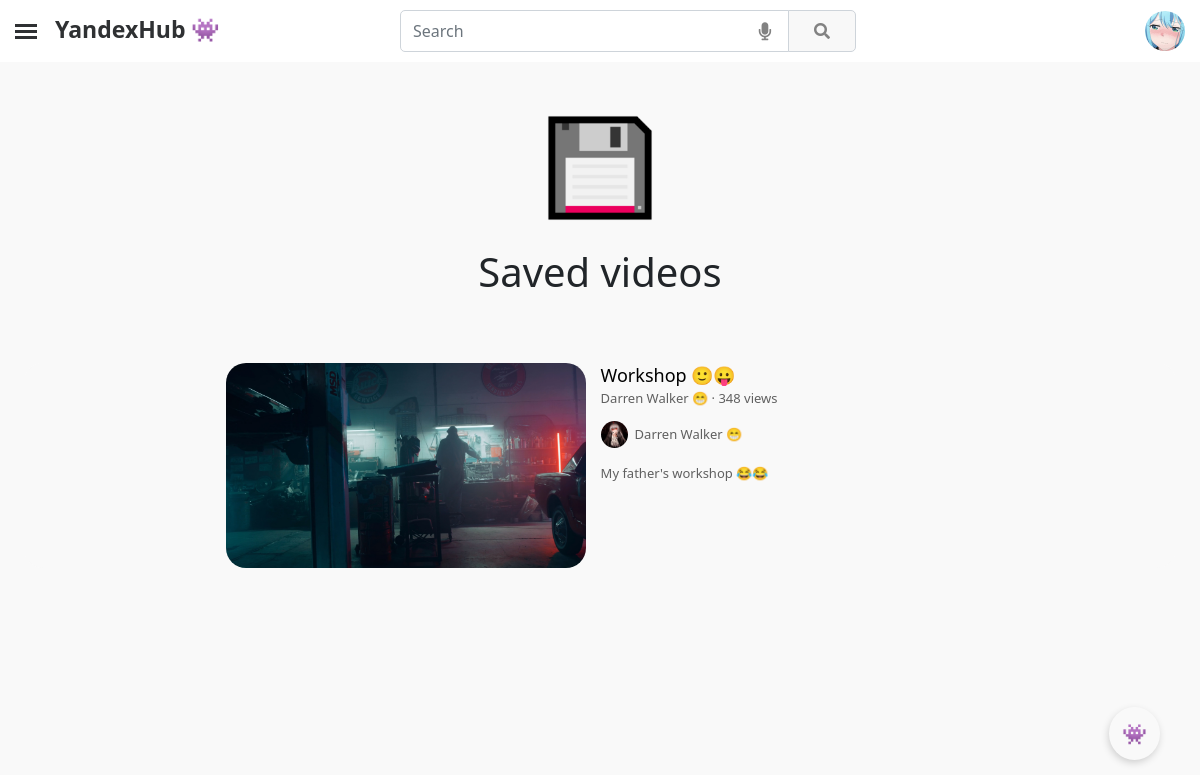
The app's page /saved/ (signed in), older data.
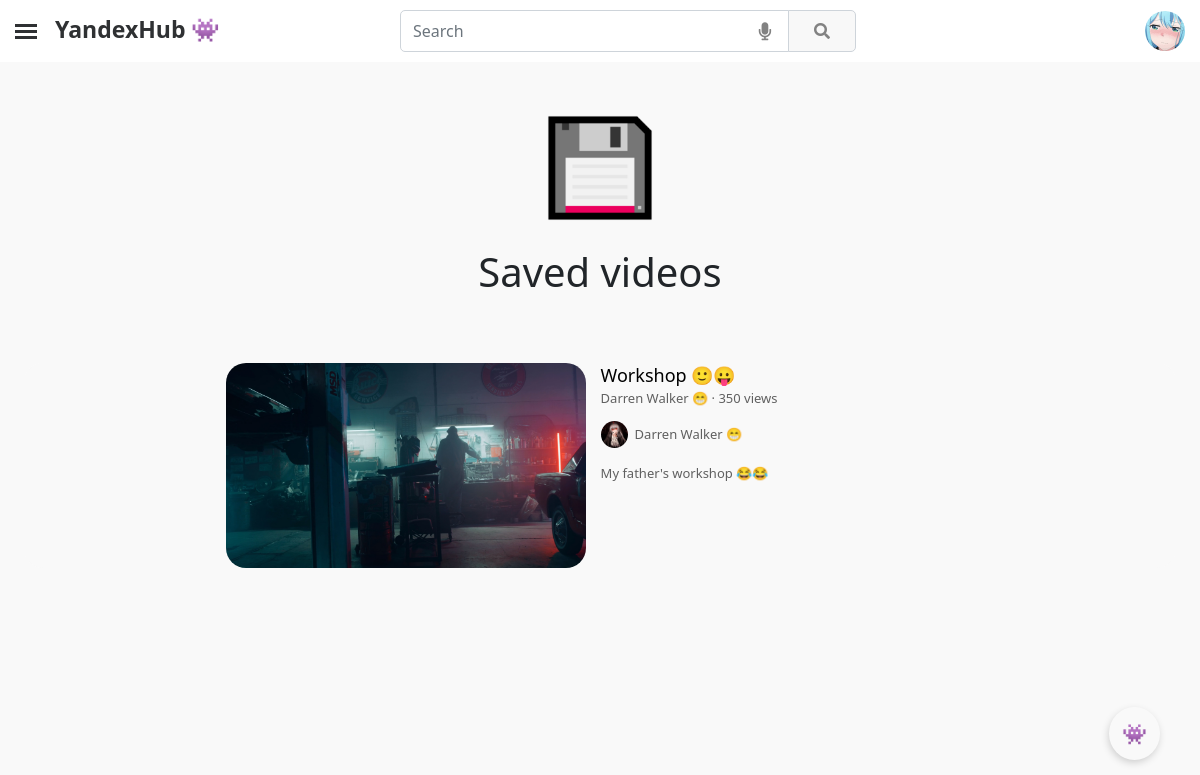
The same page, newer data.
### YandexHub/apps/mainapp/models.py (models this page shows, shortened)
class SavedVideo(models.Model):
    saved_user = models.ForeignKey(CustomUser, on_delete=models.CASCADE, null=False, related_name='saved_user')
    saved_video = models.ForeignKey(Video, on_delete=models.CASCADE, null=False, related_name='saved_video')
    date_created = models.DateTimeField(auto_now_add=True, db_index=True)

class Video(models.Model):
    video_id = models.CharField(blank=True, null=True, max_length=32)
    creator = models.ForeignKey(CustomUser, on_delete=models.CASCADE, null=False, related_name='video_creator')
    video = models.FileField(upload_to='videos/')
    video_banner = models.ImageField(upload_to='video_banners/')
    views = models.BigIntegerField(default=0)
    likes = models.BigIntegerField(default=0)
    dislikes = models.BigIntegerField(default=0)
    comments = models.BigIntegerField(default=0)
    coefficient = models.FloatField(default=0)
    title = models.CharField(max_length=150)
    description = models.TextField(blank=True, null=True, max_length=1000000)
    date_created = models.DateTimeField(auto_now_add=True, db_index=True)

class CustomUser(AbstractUser):
    user_id = models.CharField(blank=True, null=True, max_length=24)
    email = models.EmailField(null=True, unique=True)
    username = models.CharField(blank=True, null=True, max_length=25)
    avatar = models.ImageField(blank=True, null=True, upload_to = 'avatars/', default='avatars/default/default_avatar.png')
    banner = models.ImageField(blank=True, null=True, upload_to='users_banners/')
    all_views = models.BigIntegerField(default=0)
    all_comments = models.BigIntegerField(default=0)
    all_likes = models.BigIntegerField(default=0)
    all_dislikes = models.BigIntegerField(default=0)
    all_subscribers = models.BigIntegerField(default=0)
    all_notifications = models.BigIntegerField(default=0)
    all_posts_likes = models.BigIntegerField(default=0)
    all_posts_dislikes = models.BigIntegerField(default=0)
    description = models.TextField(blank=True, null=True, max_length=5000)
    contact_email  = models.CharField(blank=True, null=True, max_length=75)
    location = models.CharField(blank=True, null=True, max_length=50)
    vk_link = models.CharField(blank=True, null=True, max_length=150)
    instagram_link = models.CharField(blank=True, null=True, max_length=150)
    facebook_link = models.CharField(blank=True, null=True, max_length=150)
    reddit_link = models.CharField(blank=True, null=True, max_length=150)
    telegram_link = models.CharField(blank=True, null=True, max_length=150)
    twitter_link = models.CharField(blank=True, null=True, max_length=150)
    website_link = models.CharField(blank=True, null=True, max_length=150)
    telegram = models.CharField(blank=True, null=True, max_length=150)
    date_created = models.DateTimeField(auto_now_add=True, db_index=True)
    REQUIRED_FIELDS = ['username']
    USERNAME_FIELD = 'email'

### YandexHub/apps/mainapp/views.py (the view)
# urls.py: path('saved/', SavedVideosView.as_view(), name='saved__videos__page'),
class SavedVideosView(ListView):
    template_name = 'user/video/saved.html'
    paginate_by = 10
    queryset = SavedVideo
    context_object_name = "videos"
    def get_queryset(self):
        if self.request.user.is_authenticated:
            return SavedVideo.objects.filter(saved_user=self.request.user).order_by("-date_created")
        else:
            return SavedVideo.objects.none()
    def get_context_data(self,**kwargs):
        context = super(SavedVideosView, self).get_context_data(**kwargs)
        context['title'] = 'Saved videos 💾'
        return context

### YandexHub/apps/mainapp/templatetags/poll_extras.py (called while the page is built)
@register.filter(name='brief_views_format')
@stringfilter
def brief_views_format(arg):
    if int(arg) < 1000000:
        if int(arg) == 1:
            return '1 view'
        elif int(arg) < 1000:
            return f'{arg} views'
        else:
            return f"{str_fixed(float(int(arg)/1000), int(arg), 1, 'views')}K views"
    elif int(arg) < 1000000000:
        return f"{str_fixed(float(int(arg)/1000000), int(arg), 1, 'views')}M views"
    elif int(arg) < 1000000000000:
        return f"{str_fixed(float(int(arg)/1000000000), int(arg), 1, 'views')}B views"
    else:
        return ''

@register.filter(name='html_to_text')
@stringfilter
def html_to_text(html):
    cleanr = re.compile('<.*?>')
    cleantext = re.sub(cleanr, '', html)
    return cleantext

### YandexHub/apps/mainapp/templates/user/video/saved.html (shortened to what this page needs)
{% extends "main.html" %}
{% block content %}
{% load poll_extras %}
{% load static %}
<main role="main" style="margin-top: 35px;">
    <div class="block-content">
        {% if request.user.is_authenticated %}
        <section class="py-3 text-center container-fluid">
            <div class="row" style="padding-bottom: 1rem!important;">
                <div class="col-lg-12 col-md-8 mx-auto">
                    <img class="banner-icon" src="{% static 'media/site/icons/floppy-disk.png' %}">
                    <h1 style="margin-bottom: 25px;">Saved videos</h1>
                </div>
            </div>
        </section>
        {% if videos %}
        <div class="infinite-container">
            {% for i in videos %}
            <div class="infinite-item">
                <div class="card" style="height: 205px; margin-top: 10px;">
                    <div class="row g-0" style="width: 65%; position: relative; margin-left: auto; margin-right: auto;">
                        <div class="col-md-4" style="left: 0; position: absolute;">
                            <a style="cursor: pointer;" onclick="transition_link(`{% url 'video__page' i.saved_video.video_id %}`)">
                                <div class="img"
                                    style="width: 360px; height: 205px; border-radius: 20px; background-image: url({{i.saved_video.video_banner.url}});">
                                </div>
                            </a>
                        </div>
                        <div class="col-md-8" style="top: 0; position: absolute; left: 365px;">
                            <div style="padding-top: 0; margin-left: 10px;">
                                <a style="cursor: pointer;" onclick="transition_link(`{% url 'video__page' i.saved_video.video_id %}`)">
                                    <p style="font-size: 18px; margin-bottom: -2px; color: #000;">{{ i.saved_video.title }}</p>
                                </a>
                                <small style="color: #606060; font-size: 13px;"><a style="color: #606060; cursor: pointer;" onclick="transition_link(`{% url 'channel__page' i.saved_video.creator.user_id %}`)">{{i.saved_video.creator.username}}</a> · {{i.saved_video.views|brief_views_format}}</small>
                                <a style="cursor: pointer;" onclick="transition_link(`{% url 'channel__page' i.saved_video.creator.user_id %}`)">
                                    <small style="display: block; margin-top: 12px; font-size: 13px; color: #606060;">
                                        <div class="img"
                                            style="display: inline-block; margin-right: 7px; width: 27px; height: 27px; border-radius: 50%; background-image: url({{i.saved_video.creator.avatar.url}});">
                                        </div>
                                        <div style="display: inline-block; position: absolute; margin-top: 4px;">
                                            {{i.saved_video.creator.username}}</div>
                                    </small>
                                </a>
                                <small style="display: block; color: #606060; font-size: 13px; margin-top: 12px;">{{i.saved_video.description|html_to_text|truncatechars:340}}</small>
                            </div>
                        </div>
                    </div>
                </div>
            </div>
            {% endfor %}
        </div>
        {% else %}
        <h2 style="text-align: center; margin-bottom: 40px;">You haven't saved any videos yet.</h2>
        {% endif %}
        {% endif %}
    </div>
</main>
{% endblock %}

Row changes from the older to the newer data that the page shows:
changed through a linked row, SavedVideo "Workshop 🙂😛": saved_video.views|brief_views_format "348 views" → "350 views"
